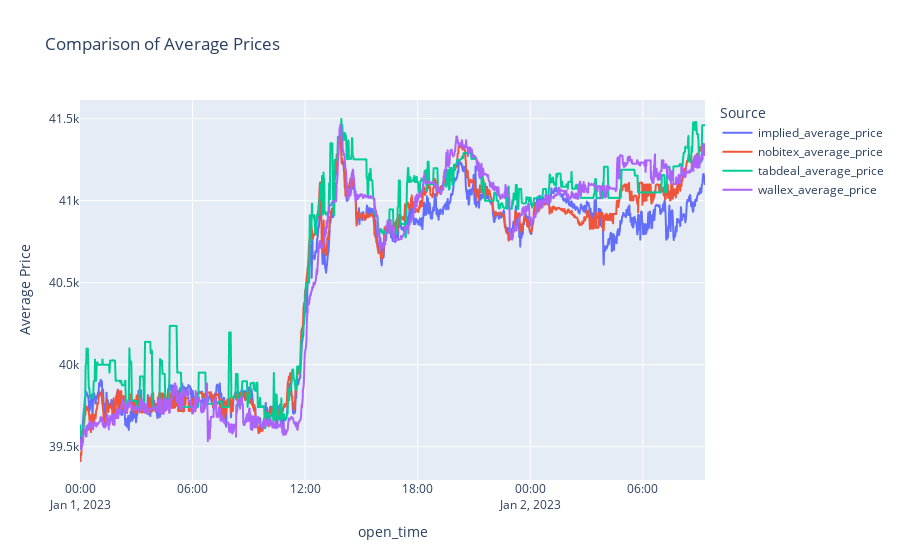

This figure's notebook cell:
### Code cell
fig2 = px.line(
    merged_data[:2000],
    x='open_time',
    y=['implied_average_price', 'nobitex_average_price', 'tabdeal_average_price', 'wallex_average_price'],
    labels={'value': 'Average Price', 'variable': 'Source'},
    title='Comparison of Average Prices'
)
fig2.show()

### Figure 1 — Plotly figure (JSON) as saved in the notebook; plotly's stock layout.template omitted (floating-point values rounded to 4 significant figures; data arrays with more than 128 entries replaced by an {"elided": "..."} marker saying what was removed)
{"data": [{"hovertemplate": "Source=implied_average_price<br>open_time=%{x}<br>Average Price=%{y}<extra></extra>", "legendgroup": "implied_average_price", "line": {"color": "#636efa", "dash": "solid"}, "marker": {"symbol": "circle"}, "mode": "lines", "name": "implied_average_price", "showlegend": true, "type": "scattergl", "x": {"elided": "2000 str values"}, "xaxis": "x", "y": {"elided": "2000 float values"}, "yaxis": "y"}, {"hovertemplate": "Source=nobitex_average_price<br>open_time=%{x}<br>Average Price=%{y}<extra></extra>", "legendgroup": "nobitex_average_price", "line": {"color": "#EF553B", "dash": "solid"}, "marker": {"symbol": "circle"}, "mode": "lines", "name": "nobitex_average_price", "showlegend": true, "type": "scattergl", "x": {"elided": "2000 str values"}, "xaxis": "x", "y": {"elided": "2000 float values"}, "yaxis": "y"}, {"hovertemplate": "Source=tabdeal_average_price<br>open_time=%{x}<br>Average Price=%{y}<extra></extra>", "legendgroup": "tabdeal_average_price", "line": {"color": "#00cc96", "dash": "solid"}, "marker": {"symbol": "circle"}, "mode": "lines", "name": "tabdeal_average_price", "showlegend": true, "type": "scattergl", "x": {"elided": "2000 str values"}, "xaxis": "x", "y": {"elided": "2000 float values"}, "yaxis": "y"}, {"hovertemplate": "Source=wallex_average_price<br>open_time=%{x}<br>Average Price=%{y}<extra></extra>", "legendgroup": "wallex_average_price", "line": {"color": "#ab63fa", "dash": "solid"}, "marker": {"symbol": "circle"}, "mode": "lines", "name": "wallex_average_price", "showlegend": true, "type": "scattergl", "x": {"elided": "2000 str values"}, "xaxis": "x", "y": {"elided": "2000 float values"}, "yaxis": "y"}], "layout": {"legend": {"title": {"text": "Source"}, "tracegroupgap": 0}, "title": {"text": "Comparison of Average Prices"}, "xaxis": {"anchor": "y", "domain": [0, 1], "title": {"text": "open_time"}}, "yaxis": {"anchor": "x", "domain": [0, 1], "title": {"text": "Average Price"}}}}
